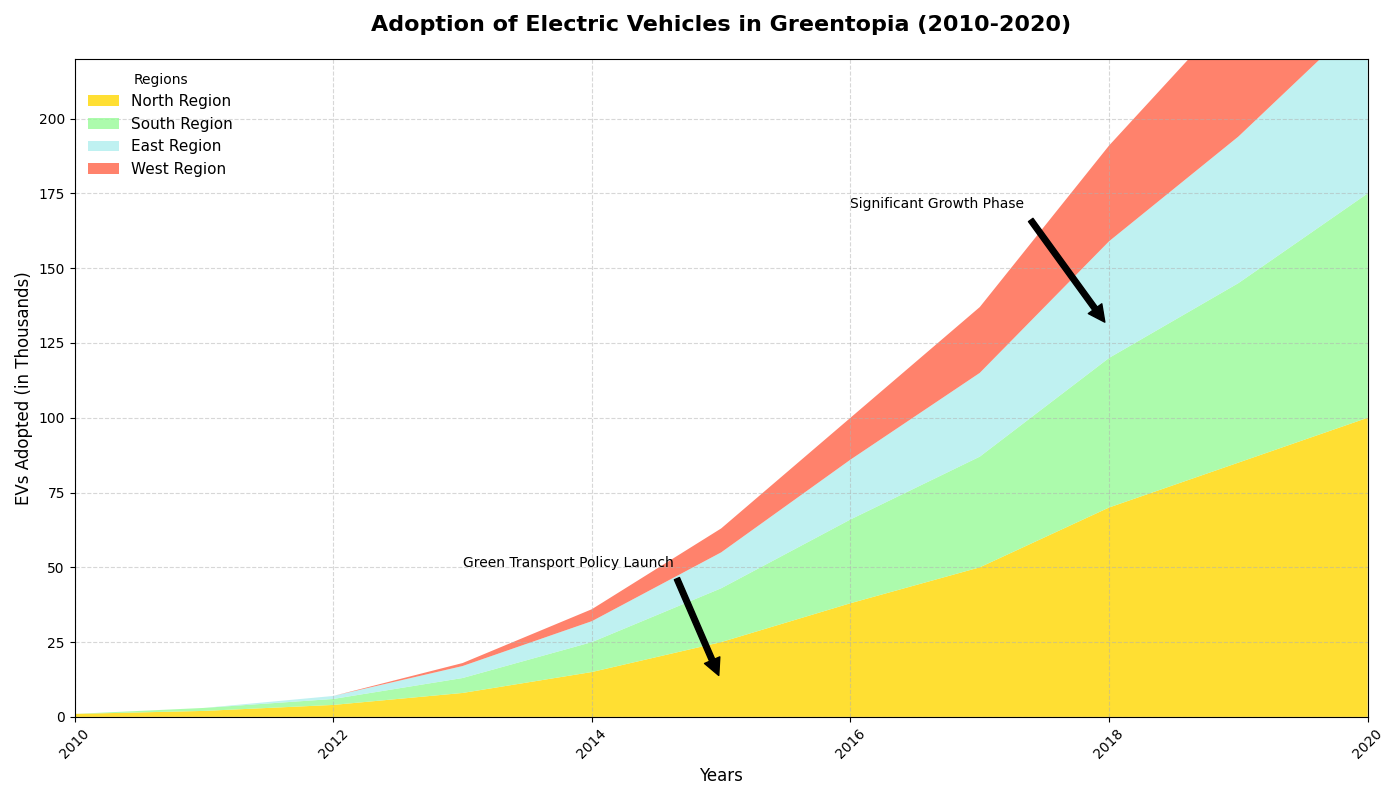

Recreate this plot in Python.
import matplotlib.pyplot as plt
import numpy as np

# Backstory: The chart shows the adoption of electric vehicles (EVs) in different regions of a fictional country named "Greentopia" over a decade (2010-2020). 
# The data reveals trends of early adopters, market growth, and the strive towards greener transportation solutions.

# Define the years for the data
years = np.arange(2010, 2021)

# Number of EVs adopted in thousands in different regions
north_region = np.array([1, 2, 4, 8, 15, 25, 38, 50, 70, 85, 100])
south_region = np.array([0, 1, 2, 5, 10, 18, 28, 37, 50, 60, 75])
east_region = np.array([0, 0, 1, 4, 7, 12, 20, 28, 39, 49, 60])
west_region = np.array([0, 0, 0, 1, 4, 8, 14, 22, 32, 44, 55])

# Create an area chart
fig, ax = plt.subplots(figsize=(14, 8))

# Plotting the areas
ax.stackplot(years, north_region, south_region, east_region, west_region,
             labels=['North Region', 'South Region', 'East Region', 'West Region'],
             colors=['#FFD700', '#98FB98', '#AFEEEE', '#FF6347'], alpha=0.8)

# Set title and labels
ax.set_title("Adoption of Electric Vehicles in Greentopia (2010-2020)", fontsize=16, fontweight='bold', pad=20)
ax.set_xlabel("Years", fontsize=12)
ax.set_ylabel("EVs Adopted (in Thousands)", fontsize=12)
ax.set_xlim(years.min(), years.max())
ax.set_ylim(0, 220)

# Adding a grid for better readability
ax.grid(True, linestyle='--', alpha=0.5)

# Adding a legend
ax.legend(title="Regions", loc="upper left", fontsize=11, frameon=False)

# Adding annotations for key milestones
ax.annotate('Green Transport Policy Launch', xy=(2015, 12), xytext=(2013, 50),
            arrowprops=dict(facecolor='black', shrink=0.05), fontsize=10)
ax.annotate('Significant Growth Phase', xy=(2018, 130), xytext=(2016, 170),
            arrowprops=dict(facecolor='black', shrink=0.05), fontsize=10)

# Rotate x-axis labels if needed to avoid overlap
plt.xticks(rotation=45)

# Adjust layout to fit everything
plt.tight_layout()

# Show plot
plt.show()
